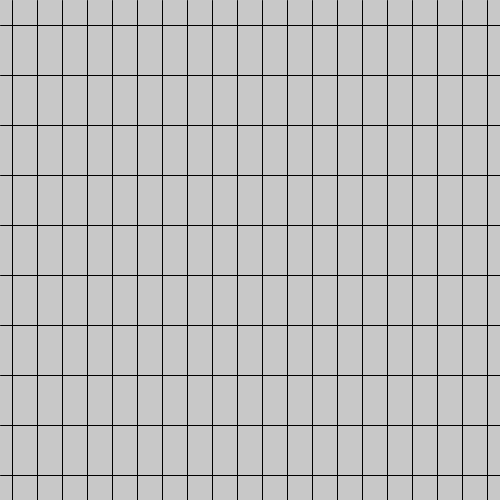
Frame 1 (no input)
Frame 60 (the mouse pressed at the canvas centre just before this capture): identical to frame 1, image omitted
Frame 120 (the mouse held since frame 60 and released just before this capture): identical to frame 1, image omitted

The Processing sketch that drew this single still picture (run headless with seeded random() and noise(); from frame 60 on, the mouse is pressed at the canvas centre):

// Processing sketch: loops
// ── loops.pde
// schleifen - loops
// while(){} und for(){}

void setup() {
  size(500, 500);
}

void draw() {
  background(200);

  //line(50, 0, 50, 500);
  //line(100, 0, 100, 500);
  //line(150, 0, 150, 500);

  // while(vergleich){}
  // fange bei 12 an, zähle bis 500 in 25er schritten
  int x = 12; // initialisiere die variable x
  while (x < 500) { // schleife so lange x kleiner als 500 ist
    line(x, 0, x, 500);
    x = x + 25; // erhöht x um 25
  }

  //for(initialisierung; vergleich; operation){}
  // fange bei 25 an, zähle bis 500 in 50er schritten
  for (int y = 25; y < 500; y += 50) { // i = i + 50 oder i += 50
    line(0, y, 500, y);
  }
}
